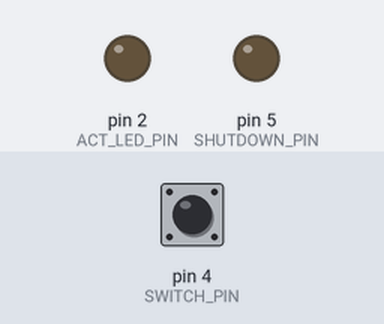
Bench run of a sketch on a simulated Arduino Uno, built with avr-gcc and run on an emulated ATmega328P. Parts: output pins drawn as LEDs (lit = HIGH). The test bench sets the inputs (shaded band); at power-on: pin 4 (SWITCH_PIN) HIGH. What the sketch prints to the serial monitor is not drawn. At 5.1 s the program stops and its outputs stay as they are.

Above: at 0.1 s.
Timing chart, 0 to 6.6 s (numbered marks = the images above):
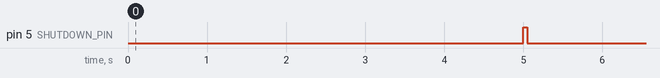

The sketch:

tiny_door_and_window_sensor_-_hardware_test.ino
```cpp
/*
 * Tiny door and window sensor v0.3 - Hardware test
 *
 * Just a simple check to test the hardware.
 *
*/

#define SWITCH_PIN    4  // GPIO4
#define SHUTDOWN_PIN  5  // GPIO5
#define ACT_LED_PIN   2  // GPIO2 - blue on-board led (active low)

#define R1   4700
#define R2   1000
#define VREF 1.0

float get_battery_voltage() {
  int adc_value = analogRead(0);
  float battery_voltage = VREF / 1024.0 * adc_value;
  battery_voltage = battery_voltage * (R1 + R2) / R2;

  return battery_voltage;
}

void vreg_shutdown() {
  pinMode(SHUTDOWN_PIN, OUTPUT);
  digitalWrite(SHUTDOWN_PIN, HIGH);
  delay(50);
  digitalWrite(SHUTDOWN_PIN, LOW);

  while (true) {
    delay(5);
  }
}

void setup()
{
  Serial.begin(115200);
  Serial.println("\n");

  Serial.println("Tiny door and window sensor v0.3 - Hardware test\n");

  // turn on the activity led
  pinMode(ACT_LED_PIN, OUTPUT);
  digitalWrite(ACT_LED_PIN, LOW);

  // get and print the battery voltage
  float vbat = get_battery_voltage();
  Serial.println("Battery voltage: " + String(vbat) + "V");

  // get and print the switch state
  int switch_state = digitalRead(SWITCH_PIN);
  Serial.println("Switch state: " + String(switch_state));

  // do something
  delay(5000);

  // shut down
  Serial.println("\nSignal the ATtiny to turn off the voltage regulator...");
  vreg_shutdown();
}

void loop()
{}
```

Measured:
- by itself, pin 5 (SHUTDOWN_PIN): LOW → HIGH at 5.0 s, → LOW 0.05 s later
